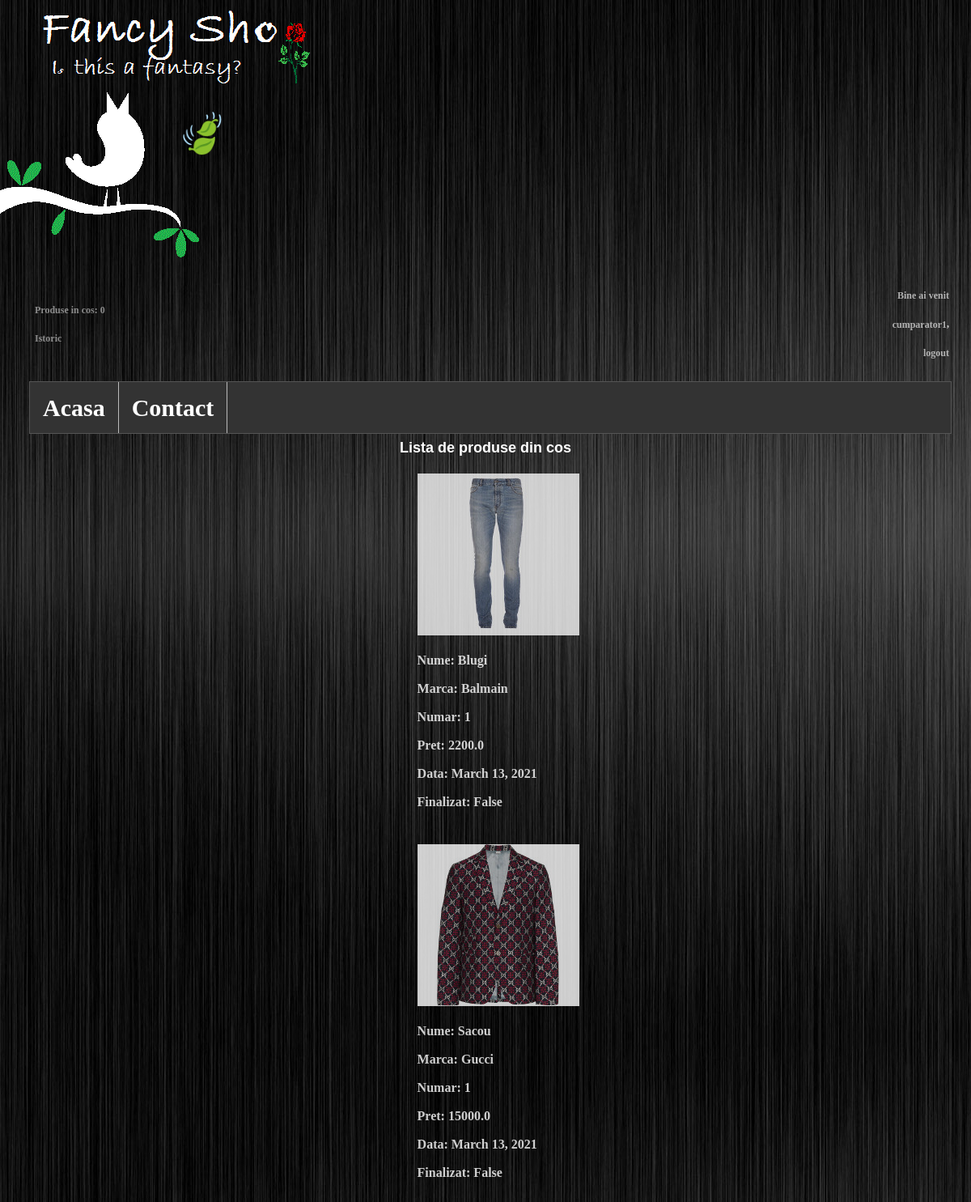
The page /istoric/ (signed in) on the database its author committed.
### produse/models.py (models this page shows)
class Produse(models.Model):
    nume = models.CharField(max_length=60)
    marca = models.CharField(max_length=30)
    poza = models.ImageField(upload_to='poze/', default='poze/none.png',
                                  null=True, blank=True)
    descriere = models.TextField()
    pret = models.FloatField()
    stoc = models.IntegerField(default=0)
    tip = models.CharField(max_length=6, choices=tip_CHOICES, default='sport')

### produse/views.py (the view)
# urls.py: path('istoric/', pv.istoric, name='istoric'),
@login_required(login_url="login")
def istoric(request):
  produse = []
  cart = _extragere_cos(request)
  produse_query = Comanda.objects.filter(user_id=Useri.objects.get(user=request.user.id).id).reverse()
  for produs in produse_query:
    produs_q = Produse.objects.get(id=produs.produs_id)
    produs_q.pret_achizitie=produs.pret_achizitie
    produs_q.numar = produs.numar
    produs_q.data = produs.data
    produs_q.finalizat = produs.finalizat
    produse.append(produs_q)
  return render(request, 'istoric.html', {'produse': produse, 'cos': len(cart),
                                          'username': request.user.username, 'titlu': 'cos'})

### produse/views.py (called while the page is built)
def _extragere_cos(request):
  if not request.session.has_key('cart'):
    return {}
  else:
    return request.session['cart']

### templates/istoric.html
{% extends "./base.html" %}
{% load static %}
 {% block content %}
<h3> Lista de produse din {{titlu}} </h3>
<ul>
  {% if produse %}
      {% for produs in produse %}
           <li class="produse-cos">
                 <a class="produse-cos-scris" href ="{% url 'entry' produs.id %}">
                     <img src="{% static produs.poza.url %}" />
                     <div>Nume: {{produs.nume}}</div>
                     <div>Marca: {{produs.marca}}</div>
                     <div>Numar: {{produs.numar}}</div>
                     <div>Pret: {{produs.pret_achizitie}}</div>
                     <div>Data: {{produs.data}}</div>
                     <div>Finalizat: {{produs.finalizat}}</div>
                 </a>
           </li>
      {% endfor %}
  {% else %}
    <li>Nu aveti produse comandate</li>
  {% endif %}
</ul>
{% endblock content %}

### templates/base.html (shortened to what this page needs)
{% load static %}
<!DOCTYPE html>
<head>
    <link rel="stylesheet" href="{% static 'main.css' %}">
</head>
<h1 class="head">🍃</h1>
    <table class="user">
        <tr>
<td class="user">            <ul class="cos">
                <li class="cos"><a class="cos" href="{% url 'cos' %}">Produse in cos: {{ cos }} </a>
                    <br>
                    <a class="cos" href="{% url 'istoric' %}">Istoric</a></li> </ul></td>
            <td class="user"><ul>
            {% if username %}
                <li class="login"><a class="login" href="{% url 'profil' %}">Bine ai venit {{username}}</a>,  <a class="login" href="/logout/">logout</a> </li>
            {% else %}
                <li class="login"> <a class='login' href="{% url 'login' %}">Logheaza-te!</a> </li>
            {% endif %}
            </ul></td>
        </tr>
    </table>
    <div id="tabs">
        <ul>
          <li><a  href="/">Acasa</a></li>
          <li><a  href="/contact/">Contact</a></li>
        </ul>
    </div>
    {% block content%}
    {% endblock content %}
</body>
</html>

### static/main.css (style rules this page uses)
h3 { font-family:Verdana, Arial, Helvetica, sans-serif; font-size:18px; font-weight:bold; margin:0; padding:0; }
ul { list-style-type: none; }
a { text-decoration: none; color: white; font-size:30px; }
#tabs ul { margin: 0 2% 0 3%; list-style-type: none; text-align:center; border: 1px solid #555; margin: 10; padding: 0; overflow: hidden; background-color: #333; display: block }
#tabs li { float: left; border-right: 1px solid #bbb; }
#tabs li a { display: block; color: white; text-align: center; padding: 14px 16px; text-decoration: none; }
.head { background: url(header.gif) ; background-size: auto; padding-top: 10px; font-family:Verdana, Arial, Helvetica, sans-serif; font-size:48px; font-weight:bold; margin:0; padding:0; line-height:330px; text-shadow: 0 -1px 1px rgba(0,0,0,0.25); width:500px; float:left; }
h1 { padding-top: 10px; font-family:Verdana, Arial, Helvetica, sans-serif; font-size:24px; font-weight:bold; margin:0; padding:0; line-height:100px; text-shadow: 0 -1px 1px rgba(0,0,0,0.25); width:310px; float:left; }
.login { text-align: right; vertical-align: middle; color: white; opacity: .8; margin: 30; padding:30; font-size:12px; }
.user { width:98%; }
.cos { text-align: left; display: inline-block color: white; opacity: .8; font-size:12px; }
.produse-cos { text-align: left; display: inline-block color: white; opacity: .8; font-size: 14px; margin: 1%; padding: 0% 0% 2% 40%; }
.produse-cos-scris { font-size:16px; span: 215px; }

### rows shown on the page
Produse: poza (picture), nume "Blugi", marca "Balmain", numar "1", pret_achizitie "2200.0", data "March 13, 2021", finalizat "False"
Produse: poza (picture), nume "Sacou", marca "Gucci", numar "1", pret_achizitie "15000.0", data "March 13, 2021", finalizat "False"

### other values the page prints
{{ cos }} "0"
{{ username }} "cumparator1"
{{ titlu }} "cos"
